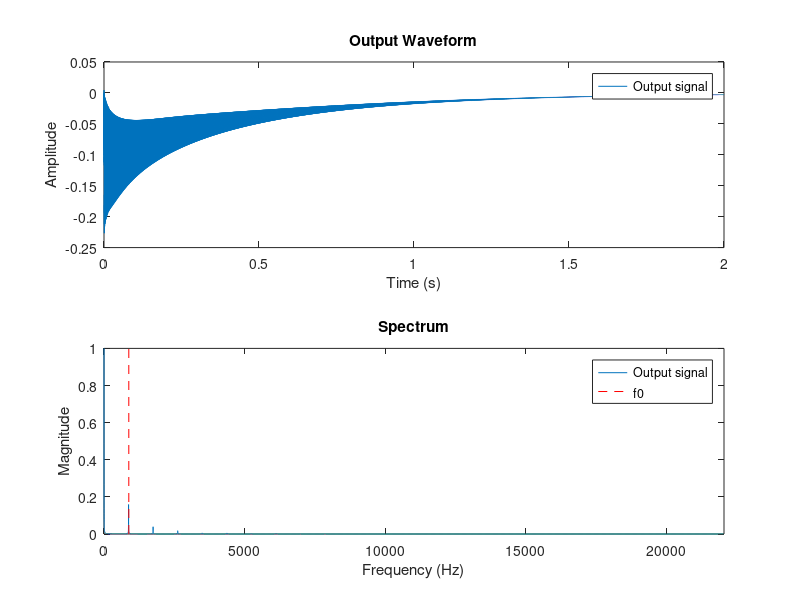

Here is the MATLAB script that generated this plot:
%-------------------------------------------------
% PBMMI Matlab Assignment 1 - Part 2
%
% Coding the basic Karplus-Strong algorithm
%
% Yiming HU
%-------------------------------------------------


% Parameters/initial values
% -------------------------------------------------------------------------
Fs = 44.1e3;                 % Sampling rate in Hz
dur = 2;                     % Duration of simulation in seconds
f0 = 882;                    % Fundamental frequency of the string in Hz
rho = 0.998;                 % Loss parameter
R = 0.95;                    % Dynamics parameter

M = round(Fs * dur);         % Duration of simulation in samples
N = round(Fs / f0 - 0.5);    % Delay line length, truncated


%rng(0)                      % Uncomment to set the random number generator seed for reproducibility
v = 2 * rand(1, N + 1) - 1;  % Vector of white noise of length N + 1
y = zeros(1, M);             % Output of the KS algorithm, initialized with zeros


%Dynamics Filter
% -------------------------------------------------------------------------
x1 = 0;                      % Initialize state variable, representing the sample x[n - 1]
% Loop over n = 0:N
for n = 0:N
    x0 = (1 - R) * v(n+1) + R * x1; % Calculate x0 (x[n]) x1 = v1 + x0
    y(n+1) = x0;                    % Write x0 into the output vector
    x1 = x0;                        % Update the state variable
end

% Main Karplus-Strong algorithm
% -------------------------------------------------------------------------
for n = N + 1:M - 1
    % Implement the difference equation
    y(n+1) = rho * (y(n - N) + y(n - N + 1)) / 2;
end

% Play the sound
soundsc(y, Fs);

% Plot the output waveform and its spectrum
t = (0:M - 1) / Fs; % Time vector
f = linspace(0, Fs / 2, floor(M / 2) + 1); % Frequency vector
Y = abs(fft(y)) / max(abs(fft(y)));        % Calculate the normalized FFT of the output signal

% Waveform plot
subplot(2, 1, 1);
plot(t, y);
xlabel('Time (s)');
ylabel('Amplitude');
title('Output Waveform');
xlim([0 dur]);
legend('Output signal');

% Spectrum plot
subplot(2, 1, 2);
p = plot(f, abs(Y(1:floor(M / 2) + 1)));
xlabel('Frequency (Hz)');
ylabel('Magnitude');
title('Spectrum');
xlim([0 Fs/2]);
vline = line([f0 f0], ylim, 'Color', 'red', 'LineStyle', '--');
legend([p, vline], 'Output signal', 'f0');
